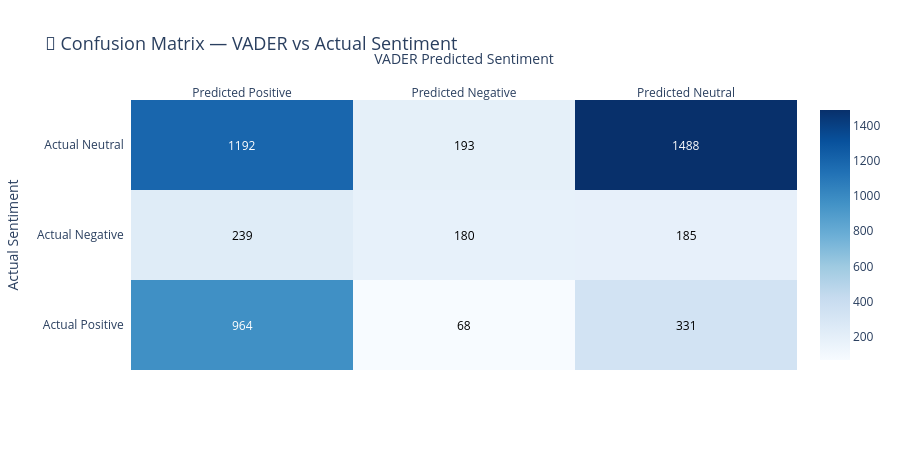

Notebook code for this chart:
### Code cell
# ================================================
# STEP 8 - VISUALIZATION 4
# Confusion Matrix - VADER vs Actual
# ================================================

from sklearn.metrics import confusion_matrix
import plotly.figure_factory as ff

# Create confusion matrix
cm = confusion_matrix(
    df['sentiment'], 
    df['vader_sentiment'],
    labels=['positive', 'negative', 'neutral']
)

# Create heatmap
fig4 = ff.create_annotated_heatmap(
    z=cm,
    x=['Predicted Positive', 'Predicted Negative', 'Predicted Neutral'],
    y=['Actual Positive', 'Actual Negative', 'Actual Neutral'],
    colorscale='Blues',
    showscale=True
)

fig4.update_layout(
    title='🎯 Confusion Matrix — VADER vs Actual Sentiment',
    title_font_size=18,
    height=450,
    xaxis_title='VADER Predicted Sentiment',
    yaxis_title='Actual Sentiment'
)

fig4.show()

### Figure 1 — Plotly figure (JSON) as saved in the notebook; plotly's stock layout.template omitted (floating-point values rounded to 4 significant figures)
{"data": [{"colorscale": [[0, "rgb(247,251,255)"], [0.125, "rgb(222,235,247)"], [0.25, "rgb(198,219,239)"], [0.375, "rgb(158,202,225)"], [0.5, "rgb(107,174,214)"], [0.625, "rgb(66,146,198)"], [0.75, "rgb(33,113,181)"], [0.875, "rgb(8,81,156)"], [1, "rgb(8,48,107)"]], "reversescale": false, "showscale": true, "type": "heatmap", "x": ["Predicted Positive", "Predicted Negative", "Predicted Neutral"], "y": ["Actual Positive", "Actual Negative", "Actual Neutral"], "z": [[964, 68, 331], [239, 180, 185], [1192, 193, 1488]]}], "layout": {"annotations": [{"font": {"color": "#FFFFFF"}, "showarrow": false, "text": "964", "x": "Predicted Positive", "xref": "x", "y": "Actual Positive", "yref": "y"}, {"font": {"color": "#000000"}, "showarrow": false, "text": "68", "x": "Predicted Negative", "xref": "x", "y": "Actual Positive", "yref": "y"}, {"font": {"color": "#000000"}, "showarrow": false, "text": "331", "x": "Predicted Neutral", "xref": "x", "y": "Actual Positive", "yref": "y"}, {"font": {"color": "#000000"}, "showarrow": false, "text": "239", "x": "Predicted Positive", "xref": "x", "y": "Actual Negative", "yref": "y"}, {"font": {"color": "#000000"}, "showarrow": false, "text": "180", "x": "Predicted Negative", "xref": "x", "y": "Actual Negative", "yref": "y"}, {"font": {"color": "#000000"}, "showarrow": false, "text": "185", "x": "Predicted Neutral", "xref": "x", "y": "Actual Negative", "yref": "y"}, {"font": {"color": "#FFFFFF"}, "showarrow": false, "text": "1192", "x": "Predicted Positive", "xref": "x", "y": "Actual Neutral", "yref": "y"}, {"font": {"color": "#000000"}, "showarrow": false, "text": "193", "x": "Predicted Negative", "xref": "x", "y": "Actual Neutral", "yref": "y"}, {"font": {"color": "#FFFFFF"}, "showarrow": false, "text": "1488", "x": "Predicted Neutral", "xref": "x", "y": "Actual Neutral", "yref": "y"}], "height": 450, "title": {"font": {"size": 18}, "text": "🎯 Confusion Matrix — VADER vs Actual Sentiment"}, "xaxis": {"dtick": 1, "gridcolor": "rgb(0, 0, 0)", "side": "top", "ticks": "", "title": {"text": "VADER Predicted Sentiment"}}, "yaxis": {"dtick": 1, "ticks": "", "ticksuffix": "  ", "title": {"text": "Actual Sentiment"}}}}
